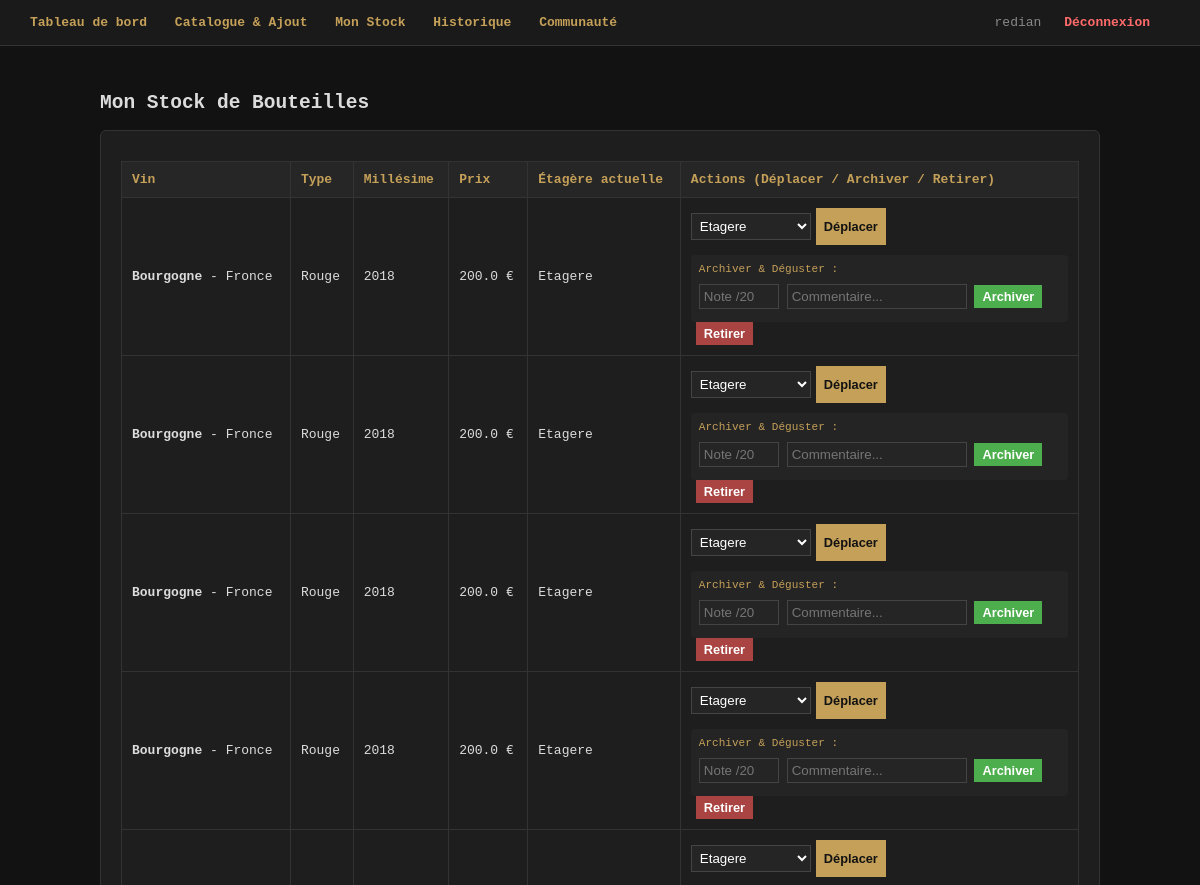
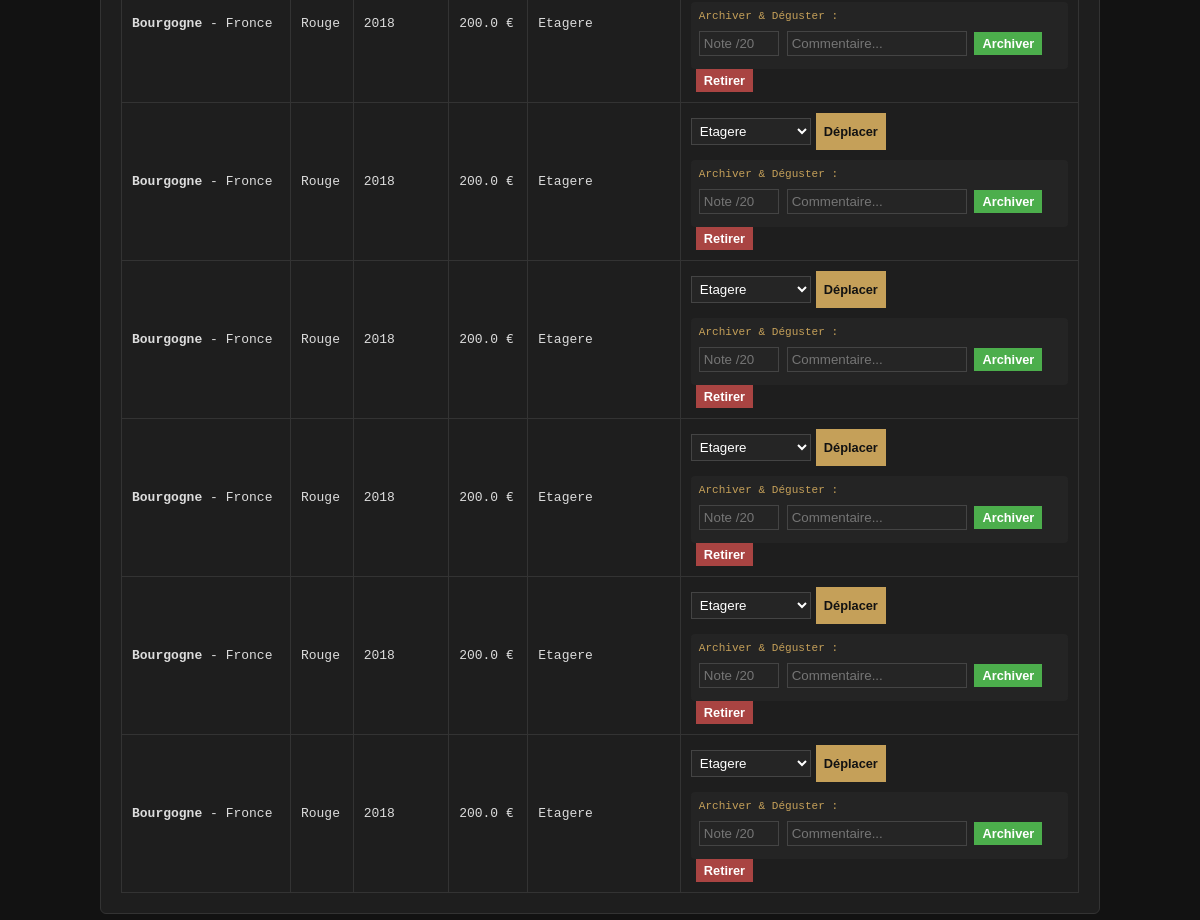
The page /stock (signed in) on the database as committed earlier (2 pictures, top to bottom).
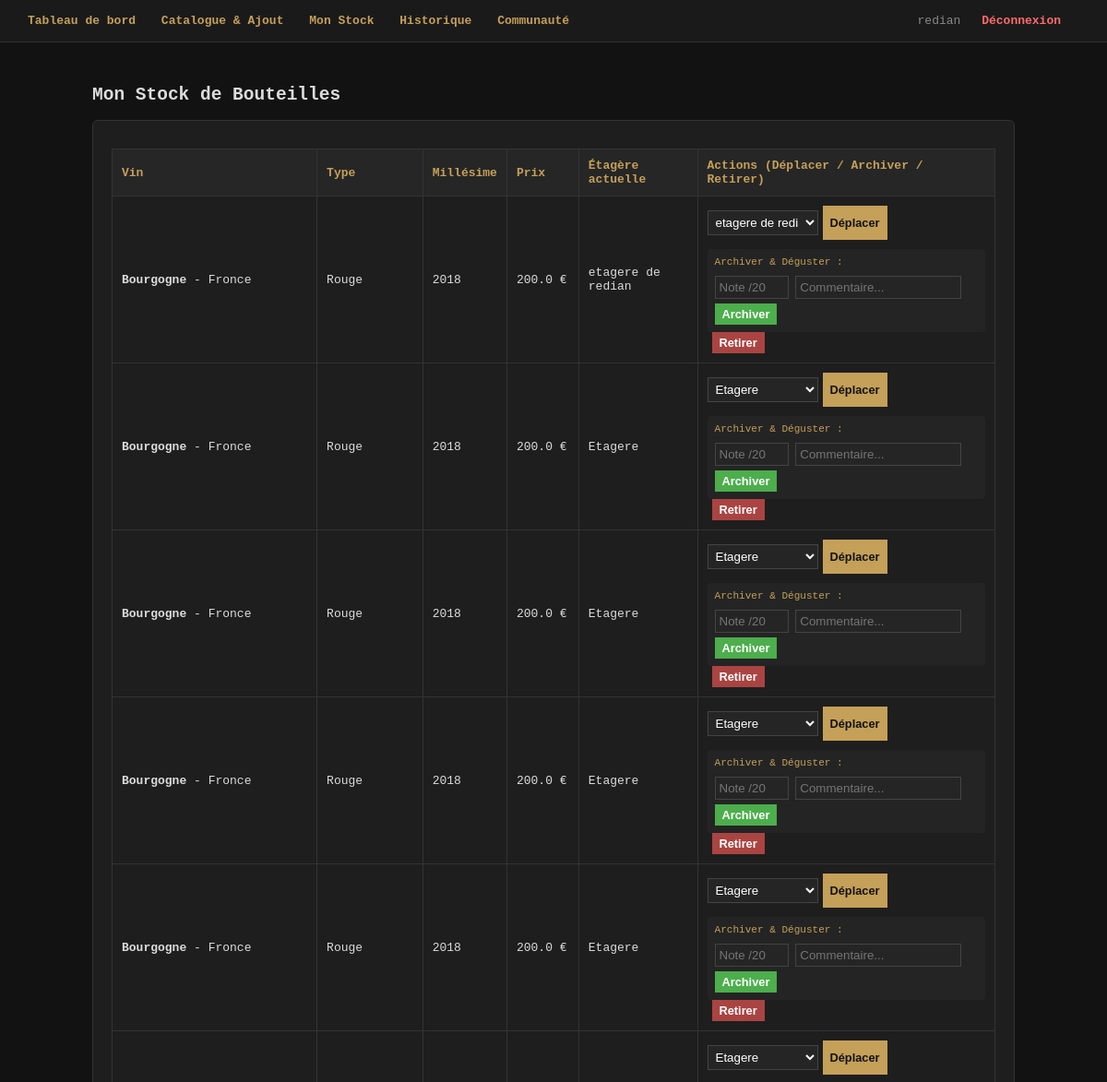
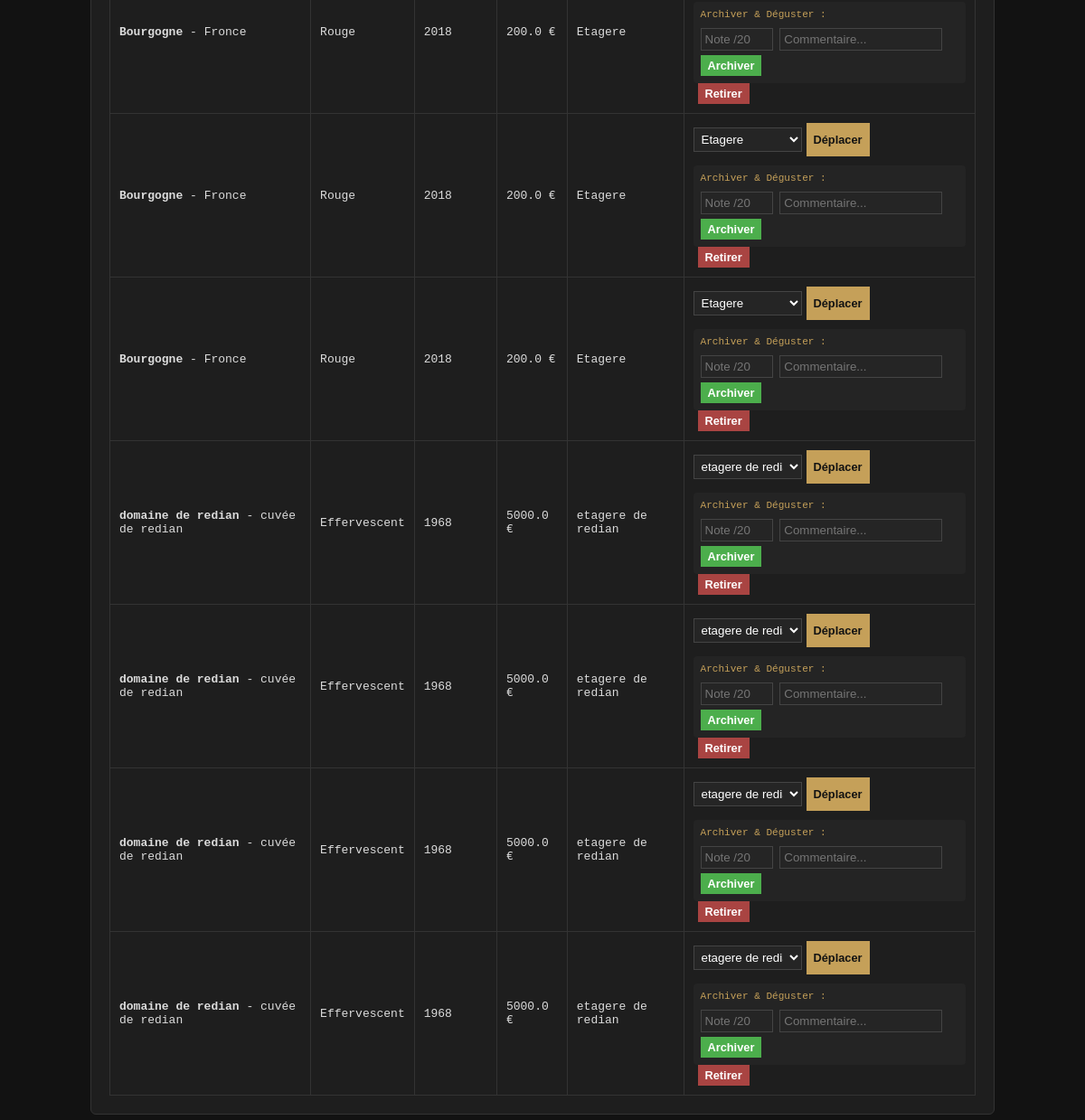
The same page on the database as committed later (2 pictures, top to bottom).
### tables this page shows
CREATE TABLE bouteille (
                id INTEGER PRIMARY KEY AUTOINCREMENT,
                vin_id INTEGER NOT NULL,
                etagere_id INTEGER NOT NULL,
                prix_achat REAL NOT NULL,
                date_ajout TEXT NOT NULL,
                statut TEXT NOT NULL, -- 'stock' ou 'archive'
                FOREIGN KEY(vin_id) REFERENCES vin_ref(id),
                FOREIGN KEY(etagere_id) REFERENCES etagere(id)
            );

CREATE TABLE vin_ref (
                id INTEGER PRIMARY KEY AUTOINCREMENT,
                domaine TEXT NOT NULL,
                nom TEXT NOT NULL,
                type TEXT NOT NULL,
                millesime INTEGER NOT NULL,
                region TEXT NOT NULL,
                description TEXT
            );

CREATE TABLE etagere (
                id INTEGER PRIMARY KEY AUTOINCREMENT,
                nom TEXT NOT NULL,
                capacite INTEGER NOT NULL,
                cave_id INTEGER NOT NULL,
                FOREIGN KEY(cave_id) REFERENCES cave(id)
            );

### app.py (the view)
@app.route('/stock')
def stock():
    if 'user_id' not in session:
        return redirect(url_for('index'))
    conn = get_db()
    cursor = conn.cursor()
    cursor.execute("SELECT id FROM cave WHERE utilisateur_id = ?", (session['user_id'],))
    cave = cursor.fetchone()
    bouteilles = []
    etageres = []
    if cave:
        cursor.execute("SELECT * FROM etagere WHERE cave_id = ?", (cave['id'],))
        etageres = cursor.fetchall()
        cursor.execute("""
            SELECT b.id, v.domaine, v.nom, v.type, v.millesime, v.region, b.prix_achat, b.date_ajout, e.nom as etagere_nom, e.id as etagere_id
            FROM bouteille b
            JOIN vin_ref v ON b.vin_id = v.id
            JOIN etagere e ON b.etagere_id = e.id
            WHERE e.cave_id = ? AND b.statut = 'stock'
        """, (cave['id'],))
        bouteilles = cursor.fetchall()
    conn.close()
    return render_template('stock.html', bouteilles=bouteilles, etageres=etageres)

### app.py (called while the page is built)
def get_db(): # Récupération de la base de donnée
    conn = sqlite3.connect(DB_NAME)
    conn.row_factory = sqlite3.Row
    return conn

### templates/stock.html
{% extends "base.html" %}
{% block content %}
<h2>Mon Stock de Bouteilles</h2>
<div class="card">
    <table>
        <tr>
            <th>Vin</th><th>Type</th><th>Millésime</th><th>Prix</th><th>Étagère actuelle</th><th>Actions (Déplacer / Archiver / Retirer)</th>
        </tr>
        {% for b in bouteilles %}
        <tr>
            <td><strong>{{ b.domaine }}</strong> - {{ b.nom }}</td>
            <td>{{ b.type }}</td>
            <td>{{ b.millesime }}</td>
            <td>{{ b.prix_achat }} €</td>
            <td>{{ b.etagere_nom }}</td>
            <td>
                <form method="POST" action="/bouteille/deplacer/{{ b.id }}" style="display:inline-flex; gap:5px; margin-bottom:5px;">
                    <select name="nouvelle_etagere_id" style="padding:4px; width:120px;" required>
                        {% for etag in etageres %}
                        <option value="{{ etag.id }}" {% if etag.id == b.etagere_id %}selected{% endif %}>{{ etag.nom }}</option>
                        {% endfor %}
                    </select>
                    <button type="submit" style="padding:4px 8px; font-size:0.8em;">Déplacer</button>
                </form>
                <form method="POST" action="/bouteille/archiver/{{ b.id }}" style="margin-top:5px; background:#242424; padding:8px; border-radius:4px;">
                    <div style="font-size:0.85em; color:#c5a059; margin-bottom:4px;">Archiver & Déguster :</div>
                    <input type="number" name="note" placeholder="Note /20" min="0" max="20" required style="width:80px; display:inline-block; padding:4px;">
                    <input type="text" name="commentaire" placeholder="Commentaire..." style="width:180px; display:inline-block; padding:4px;">
                    <button type="submit" style="padding:4px 8px; font-size:0.8em; background:#4cae4c; color:#fff;">Archiver</button>
                </form>
                <form method="POST" action="/bouteille/retirer/{{ b.id }}" onsubmit="return confirm('Retirer définitivement cette bouteille sans l\'archiver ?');" style="display:inline; margin-left:5px;">
                    <button type="submit" class="btn-danger" style="padding:4px 8px; font-size:0.8em;">Retirer</button>
                </form>
            </td>
        </tr>
        {% else %}
        <tr><td colspan="6" style="text-align:center; color:#777;">Aucune bouteille active en stock.</td></tr>
        {% endfor %}
    </table>
</div>
{% endblock %}

Rows that differ between the two databases and show on the page:
no longer on this page (row edited): bouteille: domaine "Bourgogne", nom "Fronce", type "Rouge", millesime "2018", prix_achat "200.0", etagere_nom "Etagere", nouvelle_etagere_id "Etagere"
removed bouteille: domaine "Bourgogne", nom "Fronce", type "Rouge", millesime "2018", prix_achat "200.0", etagere_nom "Etagere", nouvelle_etagere_id "Etagere"
changed bouteille (number 1 of 12 on the later page): etagere_nom "Etagere" → "etagere de redian"; nouvelle_etagere_id "Etagere" → "etagere de redian"
added bouteille: domaine "domaine de redian", nom "cuvée de redian", type "Effervescent", millesime "1968", prix_achat "5000.0", etagere_nom "etagere de redian", nouvelle_etagere_id "etagere de redian"
added bouteille: domaine "domaine de redian", nom "cuvée de redian", type "Effervescent", millesime "1968", prix_achat "5000.0", etagere_nom "etagere de redian", nouvelle_etagere_id "etagere de redian"
added bouteille: domaine "domaine de redian", nom "cuvée de redian", type "Effervescent", millesime "1968", prix_achat "5000.0", etagere_nom "etagere de redian", nouvelle_etagere_id "etagere de redian"
added bouteille: domaine "domaine de redian", nom "cuvée de redian", type "Effervescent", millesime "1968", prix_achat "5000.0", etagere_nom "etagere de redian", nouvelle_etagere_id "etagere de redian"
